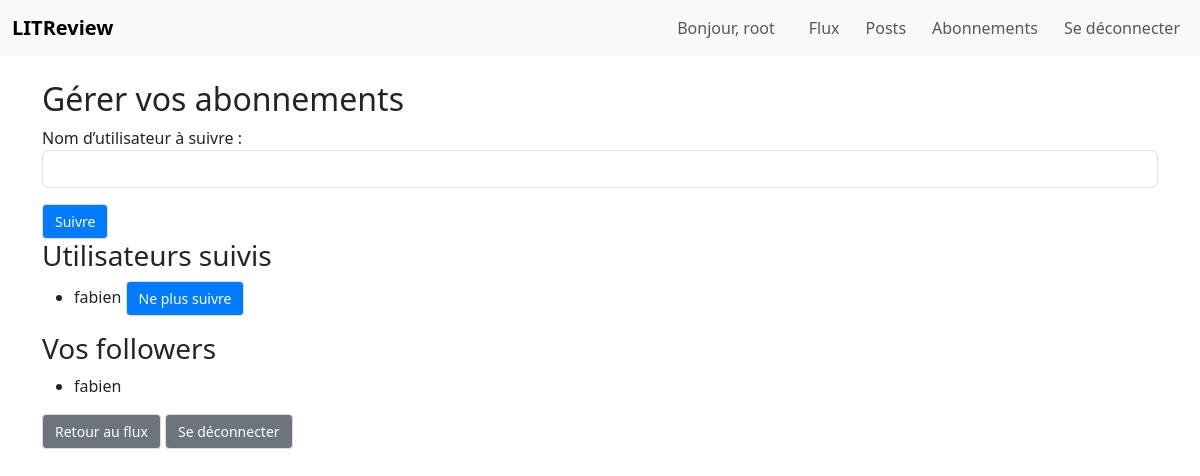
Page /follow/ (signed in) on the earlier database version.
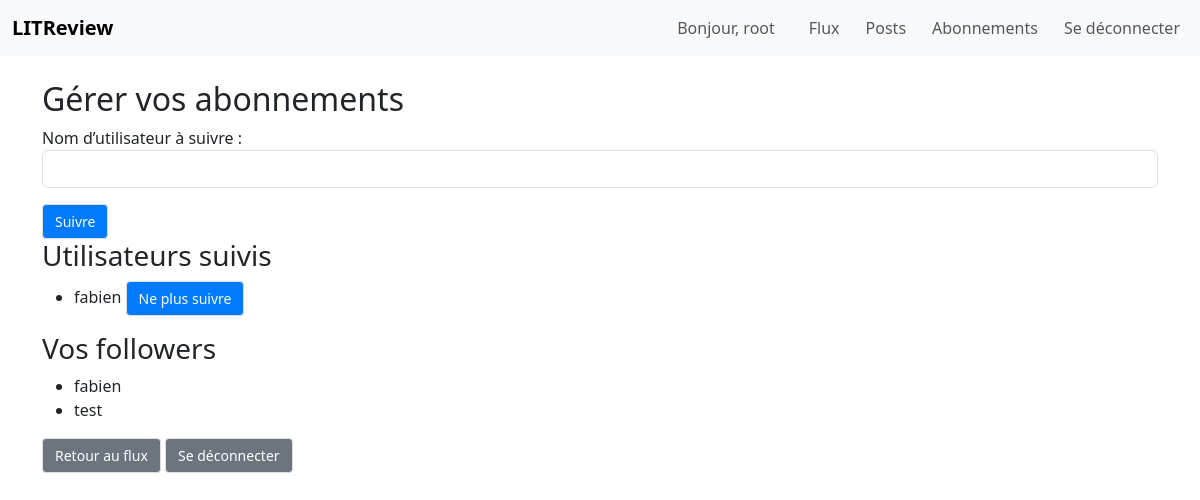
Same page on the later database version.
### authentification/models.py (models this page shows, shortened)
class CustomUser(AbstractUser):
    bio = models.TextField(max_length=500, blank=True)
    following = models.ManyToManyField(
        'self',
        symmetrical=False,
        related_name='followers',
        blank=True
    )

### authentification/views.py (the view)
# urls.py: path('follow/', views.follow_user, name='follow-user'),
@login_required
def follow_user(request):
    User = get_user_model()
    if request.method == "POST":
        form = FollowUserForm(request.POST)
        if form.is_valid():
            username = form.cleaned_data["username"]
            try:
                user_to_follow = User.objects.get(username=username)
                if user_to_follow == request.user:
                    messages.error(
                        request,
                        "Vous ne pouvez pas vous suivre vous-même."
                    )
                elif user_to_follow in request.user.following.all():
                    messages.error(request, f"Vous suivez déjà {username}.")
                else:
                    request.user.following.add(user_to_follow)
                    messages.success(
                        request,
                        f"Vous suivez maintenant {username}."
                    )
            except User.DoesNotExist:
                messages.error(request, "Cet utilisateur n'existe pas.")
            return redirect("authentification:follow-user")
    else:
        form = FollowUserForm()
    following = request.user.following.all()
    followers = request.user.followers.all()
    return render(request, "authentification/follow_user.html", {
        "form": form,
        "following": following,
        "followers": followers
    })

### authentification/forms.py
class FollowUserForm(forms.Form):
    username = forms.CharField(
        max_length=150,
        label='Nom d’utilisateur à suivre',
        widget=forms.TextInput(attrs={
            'class': 'form-control',
            'aria-label': 'Nom d’utilisateur à suivre'
        })
    )

### authentification/templates/authentification/follow_user.html (shortened to what this page needs)
{% extends 'base.html' %}
{% block content %}
    <h2>Gérer vos abonnements</h2>
    <form method="post" aria-label="Suivre un utilisateur">
        {{ form.as_p }}
        <button type="submit" class="btn btn-primary">Suivre</button>
    </form>
    <h3>Utilisateurs suivis</h3>
    {% if following %}
        <ul>
            {% for user in following %}
                <li>
                    {{ user.username }}
                    <a href="{% url 'authentification:unfollow-user' user.id %}" class="btn btn-danger btn-sm">Ne plus suivre</a>
                </li>
            {% endfor %}
        </ul>
    {% else %}
        <p>Vous ne suivez aucun utilisateur.</p>
    {% endif %}
    <h3>Vos followers</h3>
    {% if followers %}
        <ul>
            {% for user in followers %}
                <li>{{ user.username }}</li>
            {% endfor %}
        </ul>
    {% else %}
        <p>Personne ne vous suit pour le moment.</p>
    {% endif %}
    <a href="{% url 'reviews:feed' %}" class="btn btn-secondary">Retour au flux</a>
    <a href="{% url 'authentification:logout' %}" class="btn btn-secondary">Se déconnecter</a>
{% endblock %}

Differences in the rows shown:
added CustomUser: username "test", shown under "Vos followers"
